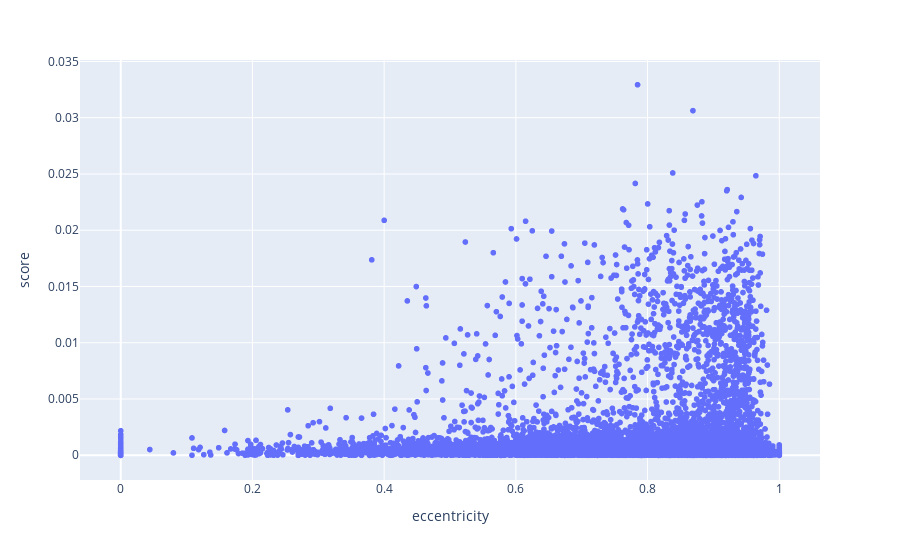

The notebook cell saved with this chart:
### Code cell
import plotly
import plotly.express as px

df = pd.DataFrame(data=np.vstack((blob_eccentricities, scores)).T, columns=['eccentricity', ' score'])
px.scatter(data_frame=df, x = df.columns[0], y = df.columns[1])

### Figure 1 — Plotly figure (JSON) as saved in the notebook; plotly's stock layout.template omitted (floating-point values rounded to 4 significant figures; data arrays with more than 128 entries replaced by an {"elided": "..."} marker saying what was removed)
{"data": [{"hovertemplate": "eccentricity=%{x}<br> score=%{y}<extra></extra>", "legendgroup": "", "marker": {"color": "#636efa", "symbol": "circle"}, "mode": "markers", "name": "", "showlegend": false, "type": "scattergl", "x": {"elided": "68527 float values"}, "xaxis": "x", "y": {"elided": "68527 float values"}, "yaxis": "y"}], "layout": {"legend": {"tracegroupgap": 0}, "margin": {"t": 60}, "xaxis": {"anchor": "y", "domain": [0, 1], "title": {"text": "eccentricity"}}, "yaxis": {"anchor": "x", "domain": [0, 1], "title": {"text": " score"}}}}
